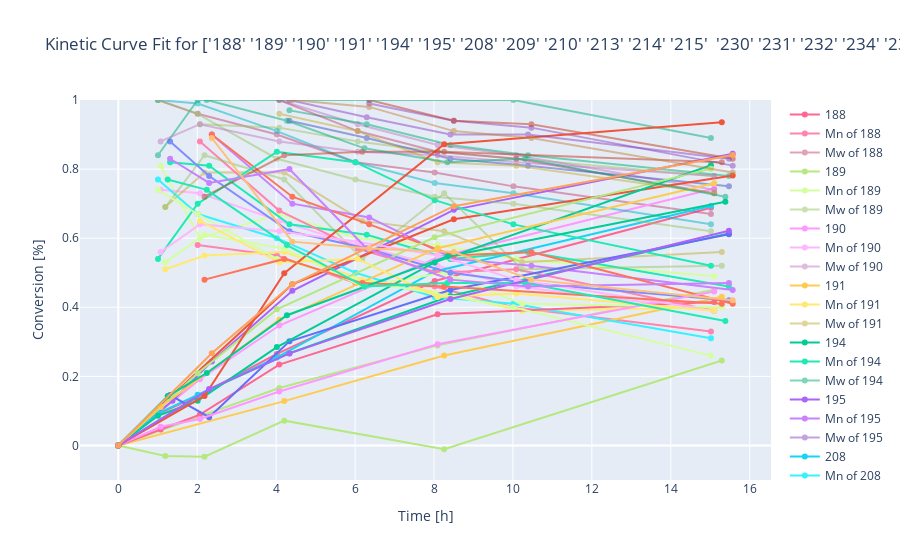

The notebook cell saved with this chart:
### Code cell
# search for all kinetics with falling Mn, Mw Values, they start appearing a lot when the Mn is over 0.25 * 10**5
search_q_falling_Mn = [True if np.mean(kin[1]) > 0.45 else False for kin in kinetics_df["Mn_time_data"]]
plot_exp(kinetics_df[search_q_falling_Mn]["exp_nr"].values, True, True,  fit_curves=(False, False))

### Figure 1 — Plotly figure (JSON) as saved in the notebook; plotly's stock layout.template omitted (floating-point values rounded to 4 significant figures)
{"data": [{"hovertemplate": "<extra></extra>", "legendgroup": "", "line": {"color": "#636efa", "dash": "solid"}, "marker": {"symbol": "circle"}, "mode": "lines", "name": "", "orientation": "v", "showlegend": false, "xaxis": "x", "yaxis": "y", "type": "scatter"}, {"legendgroup": "188", "marker": {"color": "#FF6692"}, "mode": "lines+markers", "name": "188", "x": [0.0, 1.006, 2.011, 4.018, 8.017, 15.02], "y": [0.0, 0.09061, 0.1427, 0.2649, 0.4761, 0.688], "type": "scatter"}, {"legendgroup": "188", "marker": {"color": "#ff84b0"}, "mode": "lines+markers", "name": "Mn of 188", "x": [2.011, 4.018, 6.008, 8.017, 10.01, 15.02], "y": [0.58, 0.55, 0.47, 0.46, 0.4, 0.33], "type": "scatter"}, {"legendgroup": "188", "marker": {"color": "#c34874"}, "mode": "lines+markers", "name": "Mw of 188", "opacity": 0.5, "x": [1.006, 2.011, 4.018, 6.008, 8.017, 10.01, 15.02], "y": [1.0, 0.96, 0.9, 0.82, 0.79, 0.75, 0.67], "type": "scatter"}, {"legendgroup": "189", "marker": {"color": "#B6E880"}, "mode": "lines+markers", "name": "189", "x": [0.0, 2.068, 4.078, 8.09, 15.1], "y": [0.0, 0.08339, 0.1661, 0.2897, 0.4505], "type": "scatter"}, {"legendgroup": "189", "marker": {"color": "#d4ff9e"}, "mode": "lines+markers", "name": "Mn of 189", "x": [1.074, 2.068, 4.078, 6.064, 8.09, 10.08, 15.1], "y": [0.81, 0.6, 0.67, 0.6, 0.58, 0.54, 0.49], "type": "scatter"}, {"legendgroup": "189", "marker": {"color": "#98c362"}, "mode": "lines+markers", "name": "Mw of 189", "opacity": 0.5, "x": [2.068, 4.078, 6.064, 8.09, 10.08, 15.1], "y": [0.93, 0.92, 0.88, 0.85, 0.83, 0.78], "type": "scatter"}, {"legendgroup": "190", "marker": {"color": "#FF97FF"}, "mode": "lines+markers", "name": "190", "x": [0.0, 2.068, 4.078, 8.09, 15.1], "y": [0.0, 0.1917, 0.3472, 0.5439, 0.7439], "type": "scatter"}, {"legendgroup": "190", "marker": {"color": "#ffb5ff"}, "mode": "lines+markers", "name": "Mn of 190", "x": [1.074, 2.068, 4.078, 6.064, 8.09, 10.08, 15.1], "y": [0.74, 0.73, 0.65, 0.58, 0.52, 0.46, 0.39], "type": "scatter"}, {"legendgroup": "190", "marker": {"color": "#c379c3"}, "mode": "lines+markers", "name": "Mw of 190", "opacity": 0.5, "x": [4.078, 6.064, 8.09, 10.08, 15.1], "y": [1.0, 0.93, 0.87, 0.84, 0.74], "type": "scatter"}, {"legendgroup": "191", "marker": {"color": "#FECB52"}, "mode": "lines+markers", "name": "191", "x": [0.0, 4.206, 8.257, 15.29], "y": [0.0, 0.1284, 0.2606, 0.4306], "type": "scatter"}, {"legendgroup": "191", "marker": {"color": "#ffe970"}, "mode": "lines+markers", "name": "Mn of 191", "x": [1.192, 2.185, 4.206, 6.181, 8.257, 10.23, 15.29], "y": [0.51, 0.55, 0.56, 0.48, 0.44, 0.39, 0.4], "type": "scatter"}, {"legendgroup": "191", "marker": {"color": "#c3ad34"}, "mode": "lines+markers", "name": "Mw of 191", "opacity": 0.5, "x": [1.192, 2.185, 4.206, 6.181, 8.257, 10.23, 15.29], "y": [0.69, 0.79, 0.79, 0.65, 0.62, 0.53, 0.56], "type": "scatter"}, {"legendgroup": "194", "marker": {"color": "#00CC96"}, "mode": "lines+markers", "name": "194", "x": [0.0, 2.301, 4.336, 8.415, 15.47], "y": [0.0, 0.1607, 0.267, 0.4324, 0.6139], "type": "scatter"}, {"legendgroup": "194", "marker": {"color": "#1eeab4"}, "mode": "lines+markers", "name": "Mn of 194", "x": [1.312, 2.301, 4.336, 6.296, 8.415, 10.38, 15.47], "y": [0.82, 0.81, 0.64, 0.61, 0.54, 0.56, 0.46], "type": "scatter"}, {"legendgroup": "194", "marker": {"color": "#00ae78"}, "mode": "lines+markers", "name": "Mw of 194", "opacity": 0.5, "x": [4.336, 6.296, 8.415, 10.38, 15.47], "y": [0.97, 0.93, 0.87, 0.84, 0.78], "type": "scatter"}, {"legendgroup": "195", "marker": {"color": "#AB63FA"}, "mode": "lines+markers", "name": "195", "x": [0.0, 1.374, 2.369, 4.41, 8.501, 15.57], "y": [0.0, 0.1296, 0.2433, 0.4475, 0.6821, 0.8442], "type": "scatter"}, {"legendgroup": "195", "marker": {"color": "#c981ff"}, "mode": "lines+markers", "name": "Mn of 195", "x": [2.369, 4.41, 6.358, 8.501, 10.47, 15.57], "y": [0.9, 0.7, 0.66, 0.54, 0.52, 0.45], "type": "scatter"}, {"legendgroup": "195", "marker": {"color": "#8d45c3"}, "mode": "lines+markers", "name": "Mw of 195", "opacity": 0.5, "x": [6.358, 8.501, 10.47, 15.57], "y": [0.99, 0.94, 0.92, 0.81], "type": "scatter"}, {"legendgroup": "208", "marker": {"color": "#19D3F3"}, "mode": "lines+markers", "name": "208", "x": [0.0, 1.006, 2.011, 4.018, 8.017, 15.02], "y": [0.0, 0.09312, 0.1467, 0.2547, 0.5036, 0.6931], "type": "scatter"}, {"legendgroup": "208", "marker": {"color": "#37f1ff"}, "mode": "lines+markers", "name": "Mn of 208", "x": [1.006, 2.011, 4.018, 6.008, 8.017, 10.01, 15.02], "y": [0.77, 0.67, 0.6, 0.5, 0.43, 0.41, 0.31], "type": "scatter"}, {"legendgroup": "208", "marker": {"color": "#00b5c3"}, "mode": "lines+markers", "name": "Mw of 208", "opacity": 0.5, "x": [1.006, 2.011, 4.018, 6.008, 8.017, 10.01, 15.02], "y": [1.0, 0.99, 0.91, 0.82, 0.76, 0.73, 0.64], "type": "scatter"}, {"legendgroup": "209", "marker": {"color": "#FF6692"}, "mode": "lines+markers", "name": "209", "x": [0.0, 1.074, 2.068, 4.078, 8.09, 15.1], "y": [0.0, 0.04596, 0.08935, 0.2341, 0.38, 0.4151], "type": "scatter"}, {"legendgroup": "209", "marker": {"color": "#ff84b0"}, "mode": "lines+markers", "name": "Mn of 209", "x": [2.068, 4.078, 6.064, 8.09, 10.08, 15.1], "y": [0.88, 0.68, 0.57, 0.5, 0.51, 0.39], "type": "scatter"}, {"legendgroup": "209", "marker": {"color": "#c34874"}, "mode": "lines+markers", "name": "Mw of 209", "opacity": 0.5, "x": [4.078, 6.064, 8.09, 10.08, 15.1], "y": [1.0, 0.91, 0.85, 0.83, 0.73], "type": "scatter"}, {"legendgroup": "210", "marker": {"color": "#B6E880"}, "mode": "lines+markers", "name": "210", "x": [0.0, 1.192, 2.185, 4.206, 8.257, 15.29], "y": [0.0, -0.03027, -0.03264, 0.07181, -0.01098, 0.246], "type": "scatter"}, {"legendgroup": "210", "marker": {"color": "#d4ff9e"}, "mode": "lines+markers", "name": "Mn of 210", "x": [1.192, 2.185, 4.206, 6.181, 8.257, 10.23, 15.29], "y": [0.53, 0.61, 0.57, 0.46, 0.5, 0.41, 0.4], "type": "scatter"}, {"legendgroup": "210", "marker": {"color": "#98c362"}, "mode": "lines+markers", "name": "Mw of 210", "opacity": 0.5, "x": [1.192, 2.185, 4.206, 6.181, 8.257, 10.23, 15.29], "y": [0.69, 0.84, 0.77, 0.54, 0.73, 0.51, 0.52], "type": "scatter"}, {"legendgroup": "213", "marker": {"color": "#636EFA"}, "mode": "lines+markers", "name": "213", "x": [0.0, 1.312, 2.301, 4.336, 8.415, 15.47], "y": [0.0, 0.1458, 0.08172, 0.3015, 0.4502, 0.6116], "type": "scatter"}, {"legendgroup": "213", "marker": {"color": "#818cff"}, "mode": "lines+markers", "name": "Mn of 213", "x": [1.312, 2.301, 4.336, 6.296, 8.415, 10.38, 15.47], "y": [0.88, 0.78, 0.62, 0.57, 0.5, 0.47, 0.42], "type": "scatter"}, {"legendgroup": "213", "marker": {"color": "#4550c3"}, "mode": "lines+markers", "name": "Mw of 213", "opacity": 0.5, "x": [4.336, 6.296, 8.415, 10.38, 15.47], "y": [0.94, 0.89, 0.83, 0.81, 0.75], "type": "scatter"}, {"legendgroup": "214", "marker": {"color": "#EF553B"}, "mode": "lines+markers", "name": "214", "x": [0.0, 4.41, 8.501, 15.57], "y": [0.0, 0.4667, 0.6548, 0.7812], "type": "scatter"}, {"legendgroup": "214", "marker": {"color": "#ff7359"}, "mode": "lines+markers", "name": "Mn of 214", "x": [2.369, 4.41, 6.358, 8.501, 10.47, 15.57], "y": [0.9, 0.72, 0.64, 0.55, 0.56, 0.41], "type": "scatter"}, {"legendgroup": "214", "marker": {"color": "#c3371d"}, "mode": "lines+markers", "name": "Mw of 214", "opacity": 0.5, "x": [6.358, 8.501, 10.47, 15.57], "y": [1.0, 0.94, 0.93, 0.83], "type": "scatter"}, {"legendgroup": "215", "marker": {"color": "#00CC96"}, "mode": "lines+markers", "name": "215", "x": [0.0, 1.006, 2.011, 4.018, 8.017, 15.02], "y": [0.0, 0.08609, 0.1291, 0.2848, 0.5298, 0.8113], "type": "scatter"}, {"legendgroup": "215", "marker": {"color": "#1eeab4"}, "mode": "lines+markers", "name": "Mn of 215", "x": [1.006, 2.011, 4.018, 6.008, 8.017, 10.01, 15.02], "y": [0.54, 0.7, 0.85, 0.82, 0.71, 0.64, 0.52], "type": "scatter"}, {"legendgroup": "215", "marker": {"color": "#00ae78"}, "mode": "lines+markers", "name": "Mw of 215", "opacity": 0.5, "x": [1.006, 2.011, 10.01, 15.02], "y": [0.84, 1.0, 1.0, 0.89], "type": "scatter"}, {"legendgroup": "230", "marker": {"color": "#B6E880"}, "mode": "lines+markers", "name": "230", "x": [0.0, 2.011, 4.018, 8.017, 15.02], "y": [0.0, 0.2088, 0.3939, 0.6027, 0.8013], "type": "scatter"}, {"legendgroup": "230", "marker": {"color": "#d4ff9e"}, "mode": "lines+markers", "name": "Mn of 230", "x": [1.006, 2.011, 4.018, 6.008, 8.017, 10.01, 15.02], "y": [0.74, 0.67, 0.54, 0.48, 0.44, 0.4, 0.26], "type": "scatter"}, {"legendgroup": "230", "marker": {"color": "#98c362"}, "mode": "lines+markers", "name": "Mw of 230", "opacity": 0.5, "x": [1.006, 2.011, 4.018, 6.008, 8.017, 10.01, 15.02], "y": [1.0, 0.96, 0.83, 0.77, 0.72, 0.7, 0.62], "type": "scatter"}, {"legendgroup": "231", "marker": {"color": "#FF97FF"}, "mode": "lines+markers", "name": "231", "x": [0.0, 1.074, 2.068, 4.078, 8.09, 15.1], "y": [0.0, 0.05414, 0.07643, 0.1561, 0.293, 0.4459], "type": "scatter"}, {"legendgroup": "231", "marker": {"color": "#ffb5ff"}, "mode": "lines+markers", "name": "Mn of 231", "x": [1.074, 2.068, 4.078, 6.064, 8.09, 10.08, 15.1], "y": [0.56, 0.64, 0.62, 0.59, 0.55, 0.48, 0.39], "type": "scatter"}, {"legendgroup": "231", "marker": {"color": "#c379c3"}, "mode": "lines+markers", "name": "Mw of 231", "opacity": 0.5, "x": [1.074, 2.068, 4.078, 6.064, 8.09, 10.08, 15.1], "y": [0.88, 0.93, 0.88, 0.85, 0.84, 0.82, 0.78], "type": "scatter"}, {"legendgroup": "232", "marker": {"color": "#FECB52"}, "mode": "lines+markers", "name": "232", "x": [0.0, 1.074, 4.078, 8.09, 15.1], "y": [0.0, 0.1111, 0.3642, 0.571, 0.7593], "type": "scatter"}, {"legendgroup": "232", "marker": {"color": "#ffe970"}, "mode": "lines+markers", "name": "Mn of 232", "x": [2.068, 4.078, 6.064, 8.09, 10.08, 15.1], "y": [0.65, 0.53, 0.54, 0.43, 0.44, 0.39], "type": "scatter"}, {"legendgroup": "232", "marker": {"color": "#c3ad34"}, "mode": "lines+markers", "name": "Mw of 232", "opacity": 0.5, "x": [4.078, 6.064, 8.09, 10.08, 15.1], "y": [0.96, 0.91, 0.82, 0.81, 0.73], "type": "scatter"}, {"legendgroup": "234", "marker": {"color": "#EF553B"}, "mode": "lines+markers", "name": "234", "x": [0.0, 2.185, 4.206, 8.257, 15.29], "y": [0.0, 0.1434, 0.4987, 0.8718, 0.9352], "type": "scatter"}, {"legendgroup": "234", "marker": {"color": "#ff7359"}, "mode": "lines+markers", "name": "Mn of 234", "x": [2.185, 4.206, 6.181, 8.257, 15.29], "y": [0.48, 0.54, 0.47, 0.46, 0.41], "type": "scatter"}, {"legendgroup": "234", "marker": {"color": "#c3371d"}, "mode": "lines+markers", "name": "Mw of 234", "opacity": 0.5, "x": [2.185, 4.206, 6.181, 8.257, 15.29], "y": [0.72, 0.84, 0.85, 0.85, 0.82], "type": "scatter"}, {"legendgroup": "235", "marker": {"color": "#00CC96"}, "mode": "lines+markers", "name": "235", "x": [0.0, 1.251, 2.242, 4.274, 8.339, 15.38], "y": [0.0, 0.1429, 0.2097, 0.3769, 0.5471, 0.7052], "type": "scatter"}, {"legendgroup": "235", "marker": {"color": "#1eeab4"}, "mode": "lines+markers", "name": "Mn of 235", "x": [1.251, 2.242, 4.274, 6.237, 8.339, 10.31, 15.38], "y": [0.77, 0.74, 0.58, 0.46, 0.47, 0.47, 0.36], "type": "scatter"}, {"legendgroup": "235", "marker": {"color": "#00ae78"}, "mode": "lines+markers", "name": "Mw of 235", "opacity": 0.5, "x": [2.242, 4.274, 6.237, 8.339, 10.31, 15.38], "y": [1.0, 0.94, 0.86, 0.82, 0.83, 0.72], "type": "scatter"}, {"legendgroup": "236", "marker": {"color": "#AB63FA"}, "mode": "lines+markers", "name": "236", "x": [0.0, 2.301, 4.336, 8.415, 15.47], "y": [0.0, 0.1633, 0.2665, 0.4241, 0.6218], "type": "scatter"}, {"legendgroup": "236", "marker": {"color": "#c981ff"}, "mode": "lines+markers", "name": "Mn of 236", "x": [1.312, 2.301, 4.336, 6.296, 8.415, 10.38, 15.47], "y": [0.83, 0.76, 0.8, 0.57, 0.48, 0.46, 0.47], "type": "scatter"}, {"legendgroup": "236", "marker": {"color": "#8d45c3"}, "mode": "lines+markers", "name": "Mw of 236", "opacity": 0.5, "x": [4.336, 6.296, 8.415, 10.38, 15.47], "y": [1.0, 0.95, 0.9, 0.9, 0.83], "type": "scatter"}, {"legendgroup": "237", "marker": {"color": "#FFA15A"}, "mode": "lines+markers", "name": "237", "x": [0.0, 2.369, 4.41, 8.501, 15.57], "y": [0.0, 0.2667, 0.4667, 0.6926, 0.8407], "type": "scatter"}, {"legendgroup": "237", "marker": {"color": "#ffbf78"}, "mode": "lines+markers", "name": "Mn of 237", "x": [2.369, 4.41, 6.358, 8.501, 10.47, 15.57], "y": [0.89, 0.59, 0.57, 0.56, 0.48, 0.42], "type": "scatter"}, {"legendgroup": "237", "marker": {"color": "#c3833c"}, "mode": "lines+markers", "name": "Mw of 237", "opacity": 0.5, "x": [4.41, 6.358, 8.501, 10.47, 15.57], "y": [1.0, 0.98, 0.91, 0.89, 0.79], "type": "scatter"}], "layout": {"xaxis": {"anchor": "y", "domain": [0.0, 1.0], "title": {"text": "Time [h]"}}, "yaxis": {"anchor": "x", "domain": [0.0, 1.0], "range": [-0.1, 1], "title": {"text": "Conversion [%]"}}, "legend": {"tracegroupgap": 0}, "title": {"text": "Kinetic Curve Fit for ['188' '189' '190' '191' '194' '195' '208' '209' '210' '213' '214' '215'\n '230' '231' '232' '234' '235' '236' '237']"}}}
